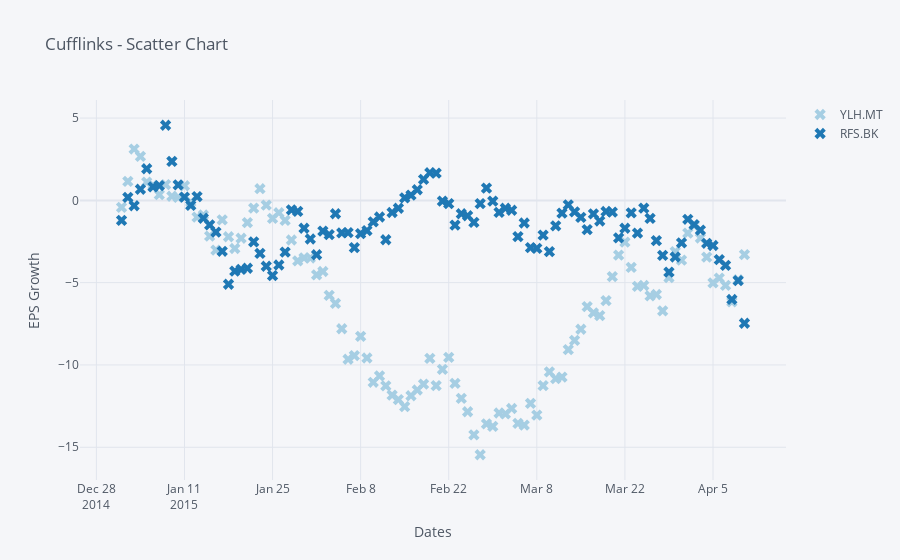

Notebook source saved alongside this figure:
### Markdown cell above
## Scatter Chart

### Code cell
cf.datagen.lines(2).iplot(kind='scatter',mode='markers',size=10,symbol='x',colorscale='paired',
                          xTitle='Dates',yTitle='EPS Growth',title='Cufflinks - Scatter Chart')
